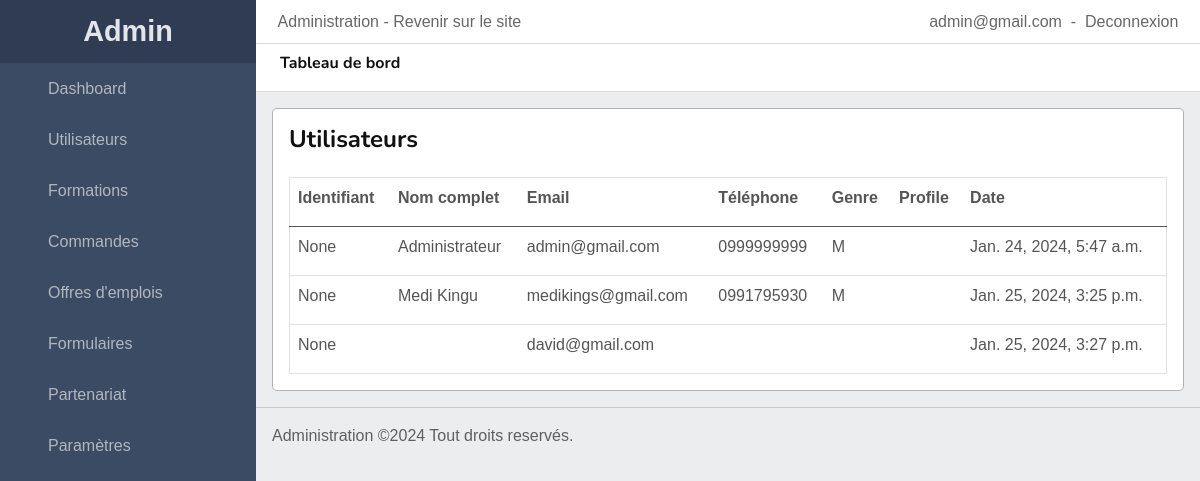
The page /back/users/ (signed in) on the database as committed earlier.
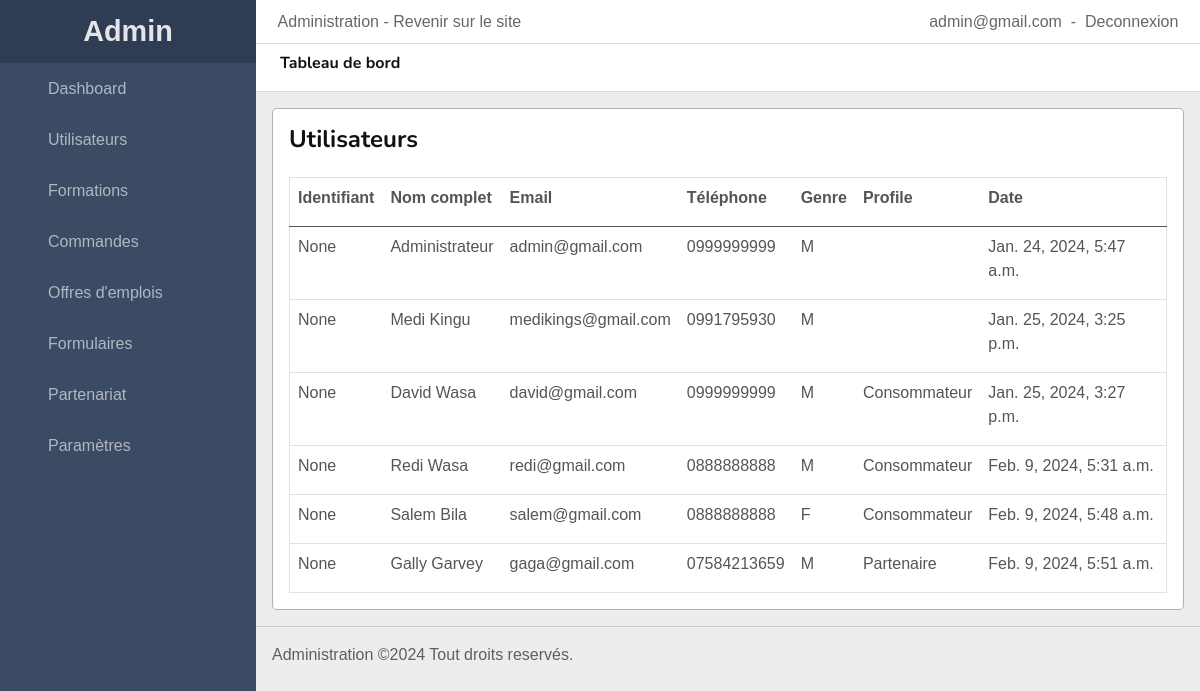
The same page on the database as committed later.
### accounts/models.py (models this page shows, shortened)
class CustomUser(AbstractUser):
    username = None
    full_name = models.CharField(('full_name'), max_length=50)
    email = models.EmailField(('email'), unique=True)
    phone = models.CharField(('phone'), max_length=15)
    birthday = models.DateField(('birthday'), null=True, blank=True)
    gender = models.CharField(('gender'), choices=GENDER, max_length=1)
    profile = models.CharField(('profile'), choices=PROFILE, max_length=15)
    USERNAME_FIELD  = 'email'
    REQUIRED_FIELDS = ['phone']
    objects = CustomUserManager()

### back/views.py (the view)
# urls.py: path('users/', Users, name='users'),
def Users(request):
    users = User.objects.all().order_by('id')
    template_name = 'back/users.html'
    context = {
        'users': users,
    }
    return render(request, template_name, context)

### templates/back/users.html (shortened to what this page needs)
{% extends 'back/base.html' %}
{% load static %}
{% block content %}
<div class="the-container">
    <h4 class="the-container-title">Utilisateurs</h4>
    <div class="table-responsive px-3 mt-4">
        <table class="table border bg-white">
            <thead class="thead-light">
                <tr>
                    <th class="pb-3">Identifiant</th>
                    <th class="pb-3">Nom complet</th>
                    <th class="pb-3">Email</th>
                    <th class="pb-3">Téléphone</th>
                    <th class="pb-3">Genre</th>
                    <th class="pb-3">Profile</th>
                    <th class="pb-3">Date</th>
                </tr>
            </thead>
            <tbody>
                {% for user in users %}
                <tr>
                    <td class="pb-3">{{user.username}}</td>
                    <td class="pb-3">{{user.full_name}}</td>
                    <td class="pb-3">{{user.email}}</td>
                    <td class="pb-3">{{user.phone}}</td>
                    <td class="pb-3">{{user.gender}}</td>
                    <td class="pb-3">{{user.profile}}</td>
                    <td class="pb-3">{{user.date_joined}}</td>
                </tr>
                {% endfor %}
            </tbody>
        </table>
    </div>
</div>
{% endblock %}

### templates/back/base.html (shortened to what this page needs)
{% load static %}
<!DOCTYPE html>
<html lang="en">
<head>
    {% include 'includes/css.html' %}
    <link href="{% static 'css/admin-css.css' %}" rel="stylesheet">
</head>
<body>
    {% if request.user.is_authenticated %}
    {% if request.user.is_superuser %}
    <div class="wrapper dashboard">
        <div class="sidebar hide">
            <div class="sidebar-brand">
                <a href="{% url 'back:dashboard' %}">Admin</a>
            </div>
            <ul class="nav">
                <li class="nav-item"><a href="{% url 'back:dashboard' %}" class="nav-link {% if request.path == '/back/' %}active{% endif %}">Dashboard</a></li>
                <li class="nav-item"><a href="{% url 'back:users' %}" class="nav-link">Utilisateurs</a></li>
                <li class="nav-item"><a href="{% url 'back:formations' %}" class="nav-link">Formations</a></li>
                <li class="nav-item"><a href="{% url 'back:commandes' %}" class="nav-link">Commandes</a></li>
                <li class="nav-item"><a href="{% url 'back:emplois' %}" class="nav-link">Offres d'emplois</a></li>
                <li class="nav-item"><a href="{% url 'back:formulaires' %}" class="nav-link">Formulaires</a></li>
                <li class="nav-item"><a href="#" class="nav-link">Partenariat</a></li>
                <li class="nav-item"><a href="#" class="nav-link">Paramètres</a></li>
            </ul>
        </div>
        <div class="main-admin full">
            <div class="top">
                <div class="row justify-content-between m-0 top-links">
                    <div class="col-auto">
                        <span><a href="{% url 'back:dashboard' %}">Administration</a> - <a href="{% url 'home:home' %}">Revenir sur le site</a></span>
                    </div>
                    <div class="col-auto">
                        <span>{{request.user.email}}</span> &nbsp;-&nbsp;
                        <a href="{% url 'accounts:logout' %}">Deconnexion</a>
                    </div>
                </div>
                <hr class="m-0">
                <div class="title">
                    <h6>Tableau de bord</h6>
                </div>
                <hr class="m-0">
            </div>
            <div class="content p-3">
                {% block content %}{% endblock %}
            </div>
            <div class="admin-footer">
                <hr class="m-0">
                <div class="d-flex justify-content-between p-3">
                    <div class="left-side">Administration &copy;2024 Tout droits reservés.</div>
                </div>
            </div>
        </div>
    </div>
    {% else %}
    <h1>Vous n'êtes pas autorisé à accéder à cette page !</h1>
    {% endif %}
    {% else %}
        <h1>Veillez vous connecter pour accéder à cette page !</h1>
    {% endif %}
</body>
</html>

### templates/includes/css.html (shortened to what this page needs)
{% load static %}
        <link href="{% static 'css/all.min.css' %}" rel="stylesheet">
        <link href="https://cdn.jsdelivr.net/npm/bootstrap-icons@1.4.1/font/bootstrap-icons.css" rel="stylesheet">
        <link href="{% static 'lib/animate/animate.min.css' %}" rel="stylesheet">
        <link href="{% static 'lib/owlcarousel/assets/owl.carousel.min.css' %}" rel="stylesheet">
        <link href="{% static 'css/bootstrap.min.css' %}" rel="stylesheet">
        <link href="{% static 'css/cssFile.css' %}" rel="stylesheet">

### templates/includes/scripts.html (shortened to what this page needs)
{% load static %}

### static/css/cssFile.css (style rules this page uses)
html, body { box-sizing: border-box; overflow-x: hidden; background-color: #f5f5f8; }

### static/css/admin-css.css (style rules this page uses)
html, body { overflow-x: hidden; height: 100%; }
.wrapper.dashboard { color: rgba(0, 0, 0, 0.6); overflow-x: hidden; background-color: rgba(235, 237, 239, 1); min-height: 100%; }
.dashboard a, a:hover { color: inherit; text-decoration: none; }
.dashboard .sidebar { position: fixed; top: 0px; left: 0px; width: 16rem; height: 100%; background-color: #3c4b64; overflow-y: scroll; z-index: 999; }
.dashboard .sidebar .sidebar-brand a { display: block; text-align: center; padding: 10px; color: rgba(255, 255, 255, 0.87); background-color: rgba(0, 0, 21, 0.2); font-size: 1.8rem; font-weight: 600; }
.dashboard .sidebar .nav { flex-direction: column; color: rgba(255, 255, 255, 0.6); }
.dashboard .sidebar .nav .nav-link { padding: 0.8445rem 1rem 0.8445rem 3rem ; transition: all 300ms; }
.dashboard .main-admin { padding-left: 16rem; transition: all 200ms; }
.dashboard .main-admin .top { background-color: #fff; }
.dashboard .top .top-links, .top .title { padding: 0.6rem; }
.dashboard .top .title { background-color: #fff; padding-left: 1.5rem; }
.dashboard .content .the-container { background-color: #fff; border: 1px solid rgba(0, 0, 0, 0.3); border-radius: 5px; }
.dashboard .content .the-container-title { padding: 1rem 1rem 0rem; }

Rows that differ between the two databases and show on the page:
changed CustomUser "david@gmail.com": full_name (not shown) → "David Wasa"; phone (not shown) → "0999999999"; gender (not shown) → "M"; profile (not shown) → "Consommateur"
added CustomUser: username "None", full_name "Redi Wasa", email "redi@gmail.com", phone "0888888888", gender "M", profile "Consommateur", date_joined "Feb. 9, 2024, 5:31 a.m."
added CustomUser: username "None", full_name "Salem Bila", email "salem@gmail.com", phone "0888888888", gender "F", profile "Consommateur", date_joined "Feb. 9, 2024, 5:48 a.m."
added CustomUser: username "None", full_name "Gally Garvey", email "gaga@gmail.com", phone "07584213659", gender "M", profile "Partenaire", date_joined "Feb. 9, 2024, 5:51 a.m."
